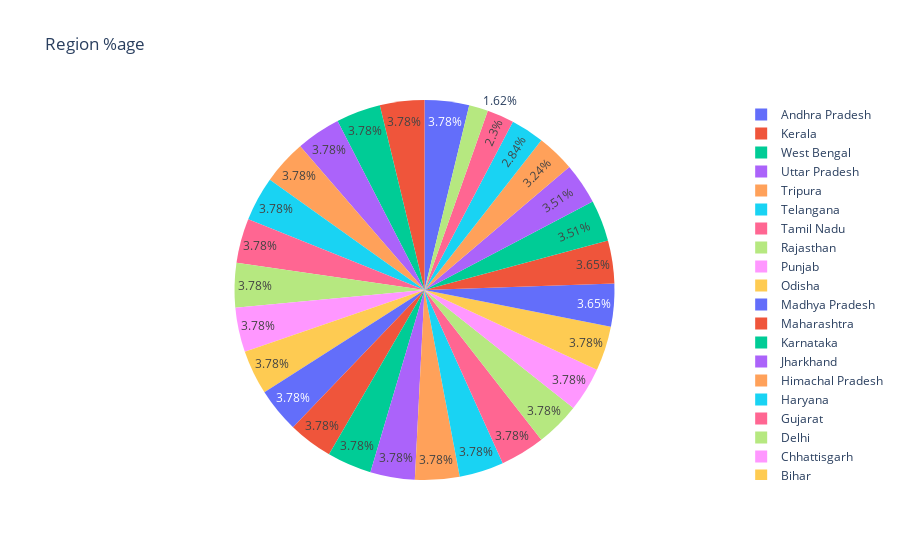

Notebook code cell kept with this figure:
### Code cell
px.pie(df,names=df['Region'].value_counts().keys(),values=df['Region'].value_counts(),color=df['Region'].value_counts().keys(),title='Region %age')

### Figure 1 — Plotly figure (JSON) as saved in the notebook; plotly's stock layout.template omitted (floating-point values rounded to 4 significant figures)
{"data": [{"customdata": [["Andhra Pradesh"], ["Kerala"], ["West Bengal"], ["Uttar Pradesh"], ["Tripura"], ["Telangana"], ["Tamil Nadu"], ["Rajasthan"], ["Punjab"], ["Odisha"], ["Madhya Pradesh"], ["Maharashtra"], ["Karnataka"], ["Jharkhand"], ["Himachal Pradesh"], ["Haryana"], ["Gujarat"], ["Delhi"], ["Chhattisgarh"], ["Bihar"], ["Meghalaya"], ["Uttarakhand"], ["Assam"], ["Puducherry"], ["Goa"], ["Jammu & Kashmir"], ["Sikkim"], ["Chandigarh"]], "domain": {"x": [0, 1], "y": [0, 1]}, "hovertemplate": "label=%{label}<br>value=%{value}<br>color=%{customdata[0]}<extra></extra>", "labels": ["Andhra Pradesh", "Kerala", "West Bengal", "Uttar Pradesh", "Tripura", "Telangana", "Tamil Nadu", "Rajasthan", "Punjab", "Odisha", "Madhya Pradesh", "Maharashtra", "Karnataka", "Jharkhand", "Himachal Pradesh", "Haryana", "Gujarat", "Delhi", "Chhattisgarh", "Bihar", "Meghalaya", "Uttarakhand", "Assam", "Puducherry", "Goa", "Jammu & Kashmir", "Sikkim", "Chandigarh"], "legendgroup": "", "marker": {"colors": ["#636efa", "#EF553B", "#00cc96", "#ab63fa", "#FFA15A", "#19d3f3", "#FF6692", "#B6E880", "#FF97FF", "#FECB52", "#636efa", "#EF553B", "#00cc96", "#ab63fa", "#FFA15A", "#19d3f3", "#FF6692", "#B6E880", "#FF97FF", "#FECB52", "#636efa", "#EF553B", "#00cc96", "#ab63fa", "#FFA15A", "#19d3f3", "#FF6692", "#B6E880"]}, "name": "", "showlegend": true, "type": "pie", "values": [28, 28, 28, 28, 28, 28, 28, 28, 28, 28, 28, 28, 28, 28, 28, 28, 28, 28, 28, 28, 27, 27, 26, 26, 24, 21, 17, 12]}], "layout": {"legend": {"tracegroupgap": 0}, "title": {"text": "Region %age"}}}
